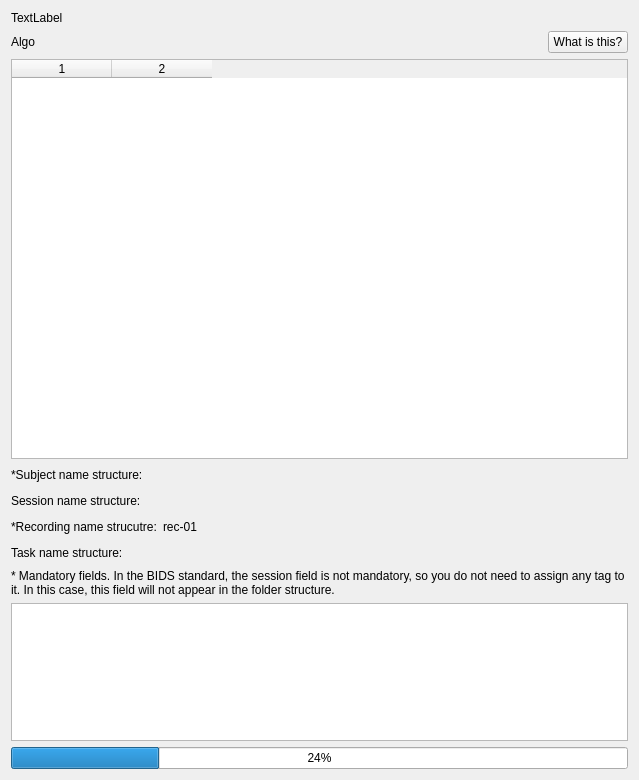
<?xml version="1.0" encoding="UTF-8"?>
<ui version="4.0">
 <class>Form</class>
 <widget class="QWidget" name="Form">
  <property name="geometry">
   <rect>
    <x>0</x>
    <y>0</y>
    <width>639</width>
    <height>780</height>
   </rect>
  </property>
  <property name="windowTitle">
   <string>Form</string>
  </property>
  <layout class="QVBoxLayout" name="verticalLayout_2">
   <item>
    <widget class="QLabel" name="label_7">
     <property name="text">
      <string>TextLabel</string>
     </property>
    </widget>
   </item>
   <item>
    <layout class="QHBoxLayout" name="horizontalLayout">
     <item>
      <widget class="QLabel" name="label">
       <property name="text">
        <string>Algo</string>
       </property>
      </widget>
     </item>
     <item>
      <spacer name="horizontalSpacer">
       <property name="orientation">
        <enum>Qt::Horizontal</enum>
       </property>
       <property name="sizeHint" stdset="0">
        <size>
         <width>40</width>
         <height>20</height>
        </size>
       </property>
      </spacer>
     </item>
     <item>
      <widget class="QPushButton" name="namehelpButton">
       <property name="text">
        <string>What is this?</string>
       </property>
      </widget>
     </item>
    </layout>
   </item>
   <item>
    <widget class="QTableWidget" name="namingTable">
     <property name="minimumSize">
      <size>
       <width>0</width>
       <height>400</height>
      </size>
     </property>
     <property name="maximumSize">
      <size>
       <width>16777215</width>
       <height>400</height>
      </size>
     </property>
     <property name="columnCount">
      <number>2</number>
     </property>
     <column/>
     <column/>
    </widget>
   </item>
   <item>
    <layout class="QHBoxLayout" name="horizontalLayout_3">
     <item>
      <widget class="QLabel" name="label_3">
       <property name="text">
        <string>*Subject name structure:</string>
       </property>
      </widget>
     </item>
     <item>
      <widget class="QLabel" name="subjectLabel">
       <property name="text">
        <string/>
       </property>
      </widget>
     </item>
     <item>
      <spacer name="horizontalSpacer_2">
       <property name="orientation">
        <enum>Qt::Horizontal</enum>
       </property>
       <property name="sizeHint" stdset="0">
        <size>
         <width>40</width>
         <height>20</height>
        </size>
       </property>
      </spacer>
     </item>
    </layout>
   </item>
   <item>
    <layout class="QHBoxLayout" name="horizontalLayout_4">
     <item>
      <widget class="QLabel" name="label_4">
       <property name="text">
        <string>Session name structure:</string>
       </property>
      </widget>
     </item>
     <item>
      <widget class="QLabel" name="sessionLabel">
       <property name="text">
        <string/>
       </property>
      </widget>
     </item>
     <item>
      <spacer name="horizontalSpacer_4">
       <property name="orientation">
        <enum>Qt::Horizontal</enum>
       </property>
       <property name="sizeHint" stdset="0">
        <size>
         <width>40</width>
         <height>20</height>
        </size>
       </property>
      </spacer>
     </item>
    </layout>
   </item>
   <item>
    <layout class="QHBoxLayout" name="horizontalLayout_5">
     <item>
      <widget class="QLabel" name="label_5">
       <property name="text">
        <string>*Recording name strucutre:</string>
       </property>
      </widget>
     </item>
     <item>
      <widget class="QLabel" name="recordingLabel">
       <property name="text">
        <string>rec-01</string>
       </property>
      </widget>
     </item>
     <item>
      <spacer name="horizontalSpacer_3">
       <property name="orientation">
        <enum>Qt::Horizontal</enum>
       </property>
       <property name="sizeHint" stdset="0">
        <size>
         <width>40</width>
         <height>20</height>
        </size>
       </property>
      </spacer>
     </item>
    </layout>
   </item>
   <item>
    <layout class="QHBoxLayout" name="horizontalLayout_2">
     <item>
      <widget class="QLabel" name="label_8">
       <property name="text">
        <string>Task name structure:</string>
       </property>
      </widget>
     </item>
     <item>
      <widget class="QLabel" name="taskLabel">
       <property name="text">
        <string/>
       </property>
      </widget>
     </item>
     <item>
      <spacer name="horizontalSpacer_5">
       <property name="orientation">
        <enum>Qt::Horizontal</enum>
       </property>
       <property name="sizeHint" stdset="0">
        <size>
         <width>40</width>
         <height>20</height>
        </size>
       </property>
      </spacer>
     </item>
    </layout>
   </item>
   <item>
    <widget class="QLabel" name="label_6">
     <property name="text">
      <string>&lt;html&gt;&lt;head/&gt;&lt;body&gt;&lt;p&gt;* Mandatory fields. In the BIDS standard, the session field is not mandatory, so you do not need to assign any tag to it. In this case, this field will not appear in the folder structure.&lt;/p&gt;&lt;/body&gt;&lt;/html&gt;</string>
     </property>
     <property name="wordWrap">
      <bool>true</bool>
     </property>
    </widget>
   </item>
   <item>
    <layout class="QVBoxLayout" name="verticalLayout">
     <item>
      <widget class="QTextBrowser" name="convertLogTextBrowser"/>
     </item>
     <item>
      <widget class="QProgressBar" name="convertProgressBar">
       <property name="value">
        <number>24</number>
       </property>
      </widget>
     </item>
     <item>
      <spacer name="verticalSpacer">
       <property name="orientation">
        <enum>Qt::Vertical</enum>
       </property>
       <property name="sizeHint" stdset="0">
        <size>
         <width>20</width>
         <height>40</height>
        </size>
       </property>
      </spacer>
     </item>
    </layout>
   </item>
  </layout>
 </widget>
 <resources/>
 <connections/>
</ui>
